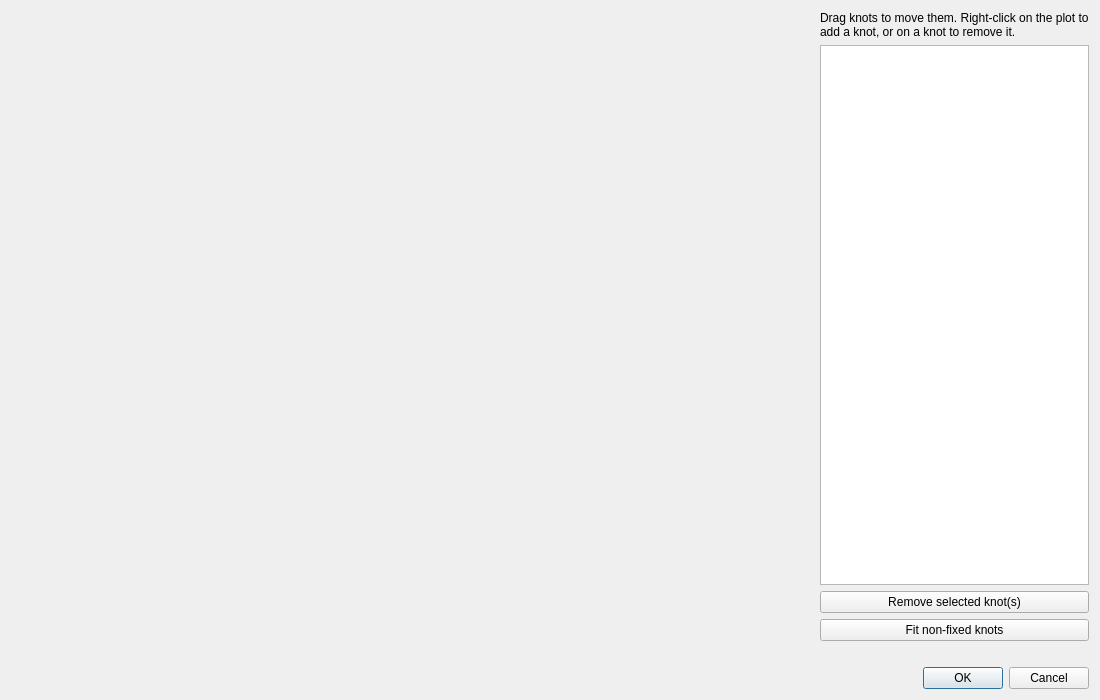
<?xml version="1.0" encoding="UTF-8"?>
<ui version="4.0">
 <class>PeakShapeDialog</class>
 <widget class="QDialog" name="PeakShapeDialog">
  <property name="geometry">
   <rect>
    <x>0</x>
    <y>0</y>
    <width>1100</width>
    <height>700</height>
   </rect>
  </property>
  <property name="windowTitle">
   <string>Peak shape editor</string>
  </property>
  <layout class="QVBoxLayout" name="dialogLayout">
   <item>
    <layout class="QHBoxLayout" name="mainLayout">
     <item>
      <widget class="QWidget" name="plotHost">
       <property name="minimumSize">
        <size>
         <width>600</width>
         <height>400</height>
        </size>
       </property>
       <property name="sizePolicy">
        <sizepolicy hsizetype="Expanding" vsizetype="Expanding">
         <horstretch>3</horstretch>
         <verstretch>0</verstretch>
        </sizepolicy>
       </property>
      </widget>
     </item>
     <item>
      <layout class="QVBoxLayout" name="sideLayout">
       <item>
        <widget class="QLabel" name="helpLabel">
         <property name="text">
          <string>Drag knots to move them. Right-click on the plot to add a knot, or on a knot to remove it.</string>
         </property>
         <property name="wordWrap">
          <bool>true</bool>
         </property>
        </widget>
       </item>
       <item>
        <widget class="QTableWidget" name="knotTable">
         <property name="minimumSize">
          <size>
           <width>260</width>
           <height>0</height>
          </size>
         </property>
         <property name="selectionBehavior">
          <enum>QAbstractItemView::SelectRows</enum>
         </property>
        </widget>
       </item>
       <item>
        <widget class="QPushButton" name="removeButton">
         <property name="text">
          <string>Remove selected knot(s)</string>
         </property>
        </widget>
       </item>
       <item>
        <widget class="QPushButton" name="fitButton">
         <property name="text">
          <string>Fit non-fixed knots</string>
         </property>
        </widget>
       </item>
       <item>
        <widget class="QLabel" name="infoLabel">
         <property name="text">
          <string/>
         </property>
         <property name="wordWrap">
          <bool>true</bool>
         </property>
        </widget>
       </item>
      </layout>
     </item>
    </layout>
   </item>
   <item>
    <layout class="QHBoxLayout" name="applyRow">
     <item>
      <widget class="QLabel" name="applyHint">
       <property name="text">
        <string/>
       </property>
       <property name="wordWrap">
        <bool>true</bool>
       </property>
       <property name="sizePolicy">
        <sizepolicy hsizetype="Expanding" vsizetype="Preferred">
         <horstretch>1</horstretch>
         <verstretch>0</verstretch>
        </sizepolicy>
       </property>
      </widget>
     </item>
     <item>
      <widget class="QDialogButtonBox" name="buttonBox">
         <property name="standardButtons">
          <set>QDialogButtonBox::Cancel|QDialogButtonBox::Ok</set>
         </property>
        </widget>
     </item>
    </layout>
   </item>
  </layout>
 </widget>
 <resources/>
 <connections/>
</ui>
